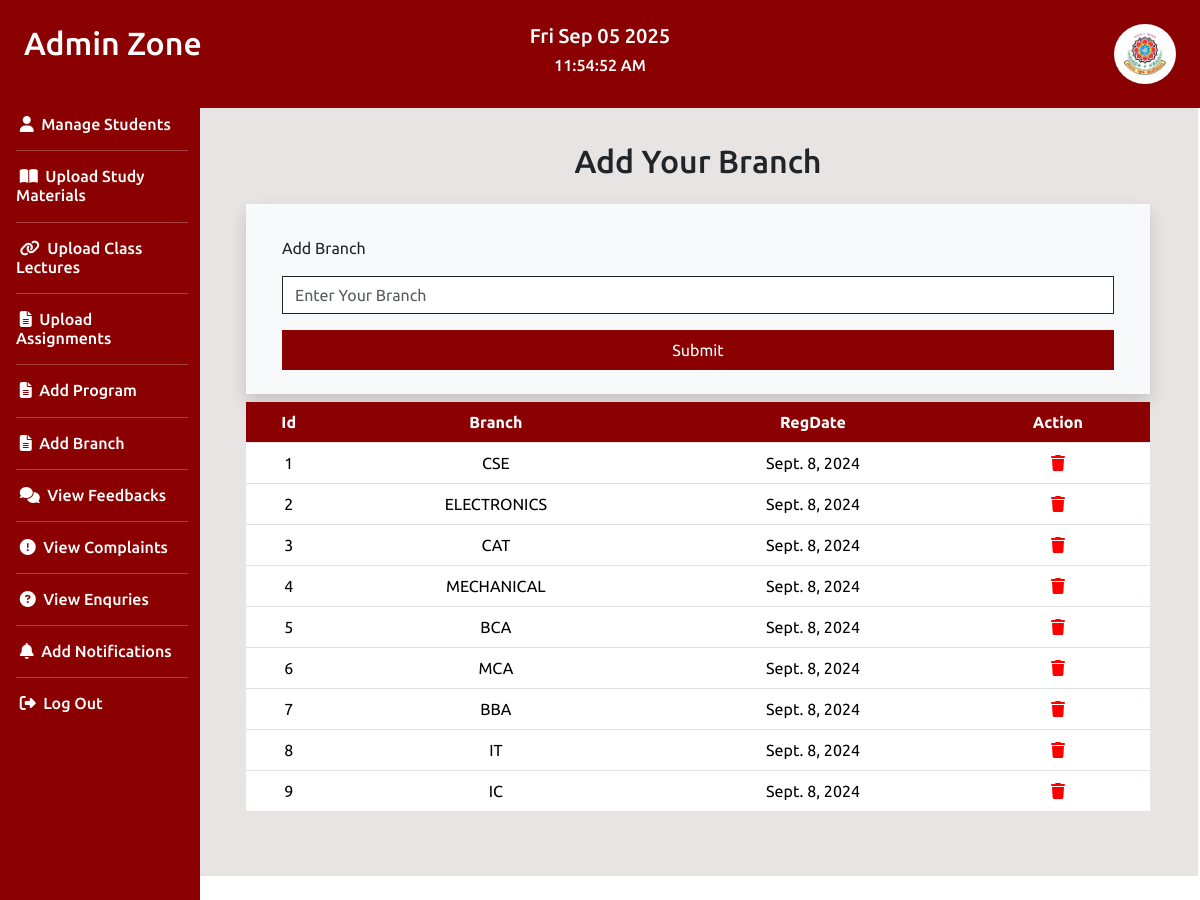
Screenshot of /addbranch with the database file from the repository.
### egyanportal/models.py (models this page shows)
class Adbranch(models.Model):
    id=models.IntegerField(primary_key=True ,auto_created=True)
    branch=models.CharField(max_length=40)
    adddate=models.DateField()

### egyanportal/views.py (the view)
# urls.py: path('addbranch',addbranch,name='addbranch'),
def addbranch(request):
     fg=Adbranch.objects.all()
     return render(request,'addbranch.html',{'fg':fg})

### egyanportal/templates/addbranch.html (shortened to what this page needs)
{% extends 'adminzone.html' %}
{% load static %}
    {% block mainadmin %}
    <h2 class="mt-4 mb-4  text-center">Add Your Branch</h2>
    <form action="{% url 'branchsave' %}" method="post">
        <div class="container">
          <div class="row bg-light p-4 shadow">
              <div class="col-sm-12">
              <p class="mt-2">Add Branch</p>
              <input type="text" name="branch" class="form-control border-dark rounded-0" placeholder="Enter Your Branch">
              </div>
              <div class="col-sm-12 mt-3">
                <input type="submit" class="w-100 p-2" style="background-color: darkred; border:0px; color:white;">
              </div>
          </div>
        </div>
      </form>
      <table class="table mt-2">
        <thead>
         <tr class="text-center">
            <th style="background-color: darkred; color:white;" >Id</th>
            <th style="background-color: darkred; color:white;" >Branch</th>
            <th style="background-color: darkred; color:white;" >RegDate</th>
            <th style="background-color: darkred; color:white;" >Action</th>
         </tr>
         {% for i in fg %}
            <tr class="text-center">
                <td>{{i.id}}</td>
                <td>{{i.branch}}</td>
                <td>{{i.adddate}}</td>
                <td><a href="#"><i class="fa-solid fa-trash" style="color: #ff0000;"></i></a></td>
            </tr>
         {% endfor %}
        </thead>
    </table>
    {% endblock %}

### rows the page displays
Adbranch: id "1", branch "CSE", adddate "Sept. 8, 2024"
Adbranch: id "2", branch "ELECTRONICS", adddate "Sept. 8, 2024"
Adbranch: id "3", branch "CAT", adddate "Sept. 8, 2024"
Adbranch: id "4", branch "MECHANICAL", adddate "Sept. 8, 2024"
Adbranch: id "5", branch "BCA", adddate "Sept. 8, 2024"
Adbranch: id "6", branch "MCA", adddate "Sept. 8, 2024"
Adbranch: id "7", branch "BBA", adddate "Sept. 8, 2024"
Adbranch: id "8", branch "IT", adddate "Sept. 8, 2024"
Adbranch: id "9", branch "IC", adddate "Sept. 8, 2024"
